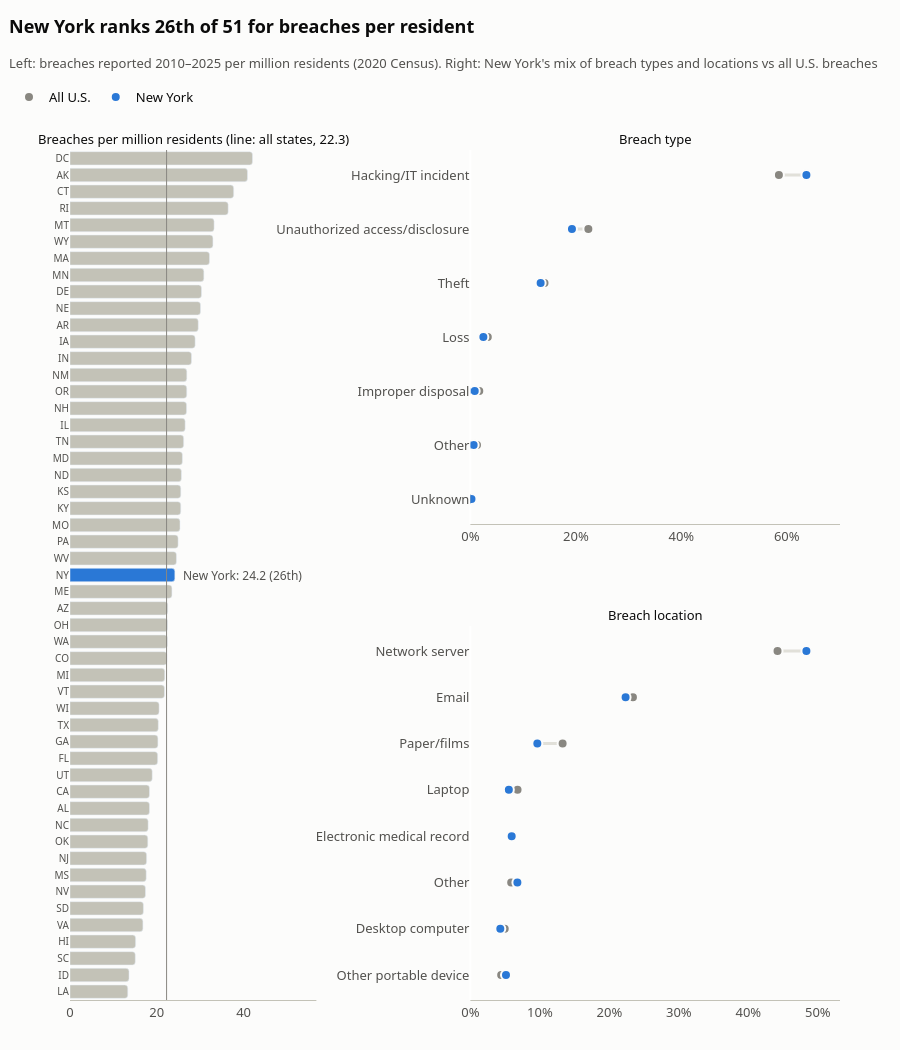

The notebook cell saved with this chart:
### Markdown cell above
## 5. States: breaches per resident, and New York's profile

Big states naturally report more breaches, so states are ranked by **breaches per million residents**, using each state's 2020 Census population (`data/raw/state_population.csv`; the source is in the README). The count covers 2010–2025. New York's breaches are then compared with the national pattern: the share of breaches involving each type and each location.

Caveats to keep in mind:

- A breach is counted in the state of the organization that reported it, not where the affected people live. A large insurer can affect people across the country.
- One population figure, from 2020, is used for all 16 years.
- States with few breaches can move several places because of a handful of reports.
- Puerto Rico and records without a state are left out of the ranking.

### Code cell
# 2020 Census resident population for the 50 states and DC (U.S. Census Bureau; source details in README.md)
population = pd.read_csv(POPULATION_PATH)

state_rates = (
    full_years.loc[full_years["state"].isin(population["state"])]
    .groupby("state").size().rename("breaches")
    .reindex(population["state"].tolist(), fill_value=0).rename_axis("state").reset_index()
    .merge(population, on="state")
)
state_rates["per_million"] = state_rates["breaches"] / state_rates["population_2020"] * 1_000_000
state_rates["rank"] = state_rates["per_million"].rank(ascending=False, method="min").astype(int)
state_rates = state_rates.sort_values("rank", ignore_index=True)
national_rate = state_rates["breaches"].sum() / state_rates["population_2020"].sum() * 1_000_000
ny = state_rates.set_index("state").loc["NY"]

print(f"Left out of the ranking: {full_years['state'].eq('PR').sum()} Puerto Rico breaches, "
      f"{full_years['state'].isna().sum()} with no state")
print(f"All 50 states + DC: {national_rate:.1f} breaches per million residents\n")
print(state_rates[["rank", "state_name", "breaches", "population_2020", "per_million"]].round(1).to_string(index=False))
print(f"\nNew York: {ordinal(ny['rank'])} of {len(state_rates)}, {ny['per_million']:.1f} breaches per million "
      f"({ny['breaches']} breaches, {ny['population_2020']:,} residents)")

flag_labels = {**TYPE_LABELS, **LOCATION_LABELS}
ny_breaches = full_years[full_years["state"].eq("NY")]
pattern = pd.DataFrame({
    "New York": ny_breaches[list(flag_labels)].mean() * 100,
    "All U.S.": full_years[list(flag_labels)].mean() * 100,
})
pattern["Difference (points)"] = pattern["New York"] - pattern["All U.S."]
print(f"\nShare of breaches involving each type and location, New York ({len(ny_breaches)}) vs all U.S. ({len(full_years):,}):")
table_labels = {**{c: f"Type: {n}" for c, n in TYPE_LABELS.items()}, **{c: f"Location: {n}" for c, n in LOCATION_LABELS.items()}}
print(pattern.rename(index=table_labels).round(1).to_string())

fig = make_subplots(
    rows=2, cols=2, column_widths=[0.4, 0.6], horizontal_spacing=0.2, vertical_spacing=0.12,
    specs=[[{"rowspan": 2}, {}], [None, {}]],
    subplot_titles=(f"Breaches per million residents (line: all states, {national_rate:.1f})", "Breach type", "Breach location"),
)
fig.add_trace(go.Bar(
    x=state_rates["per_million"], y=state_rates["state"], orientation="h", showlegend=False,
    marker=dict(color=[BLUE if state == "NY" else CONTEXT_GRAY for state in state_rates["state"]], cornerradius=3),
    customdata=state_rates[["state_name", "breaches", "rank"]],
    hovertemplate="%{customdata[0]}: %{x:.1f} per million (%{customdata[1]} breaches, rank %{customdata[2]})<extra></extra>",
), row=1, col=1)
fig.add_vline(x=national_rate, line=dict(color=MUTED_GRAY, width=1), row=1, col=1)
fig.update_yaxes(autorange="reversed", showgrid=False, tickfont=dict(size=10), row=1, col=1)
fig.update_xaxes(showgrid=True, gridcolor=GRID, range=[0, state_rates["per_million"].max() * 1.35], row=1, col=1)

# Dumbbells: New York (blue) vs all U.S. (gray), joined by a thin line
for row, columns in ((1, list(TYPE_LABELS)), (2, list(LOCATION_LABELS))):
    part = pattern.loc[columns].sort_values("All U.S.", ascending=False)
    names = [flag_labels[column] for column in part.index]
    xs, ys = [], []
    for name, us_share, ny_share in zip(names, part["All U.S."], part["New York"]):
        xs += [us_share, ny_share, None]
        ys += [name, name, None]
    fig.add_trace(go.Scatter(x=xs, y=ys, mode="lines", line=dict(color=GRID, width=3), hoverinfo="skip",
                             showlegend=False), row=row, col=2)
    for name, color in (("All U.S.", MUTED_GRAY), ("New York", BLUE)):
        fig.add_trace(go.Scatter(
            x=part[name], y=names, mode="markers", name=name, legendgroup=name, showlegend=(row == 1),
            marker=dict(color=color, size=10, line=dict(color=SURFACE, width=2)),
            hovertemplate=f"{name}: %{{x:.1f}}%<extra>%{{y}}</extra>",
        ), row=row, col=2)
    fig.update_yaxes(autorange="reversed", showgrid=False, row=row, col=2)
    fig.update_xaxes(showgrid=True, gridcolor=GRID, ticksuffix="%",
                     range=[0, part[["New York", "All U.S."]].max().max() * 1.1], row=row, col=2)

style(fig, f"New York ranks {ordinal(ny['rank'])} of {len(state_rates)} for breaches per resident",
      f"Left: breaches reported {FIRST_YEAR}–{LAST_YEAR} per million residents (2020 Census). "
      "Right: New York's mix of breach types and locations vs all U.S. breaches", height=1050)
label(fig, ny["per_million"], "NY", f"New York: {ny['per_million']:.1f} ({ordinal(ny['rank'])})", row=1, col=1,
      xanchor="left", xshift=6)
save_and_show(fig, "q5_states")

### Figure 1 — Plotly figure (JSON) as saved in the notebook; plotly's stock layout.template omitted (floating-point values rounded to 4 significant figures; data arrays with more than 128 entries replaced by an {"elided": "..."} marker saying what was removed)
{"data": [{"customdata": {"elided": "51x3 mixed values"}, "hovertemplate": "%{customdata[0]}: %{x:.1f} per million (%{customdata[1]} breaches, rank %{customdata[2]})<extra></extra>", "marker": {"color": ["#c3c2b7", "#c3c2b7", "#c3c2b7", "#c3c2b7", "#c3c2b7", "#c3c2b7", "#c3c2b7", "#c3c2b7", "#c3c2b7", "#c3c2b7", "#c3c2b7", "#c3c2b7", "#c3c2b7", "#c3c2b7", "#c3c2b7", "#c3c2b7", "#c3c2b7", "#c3c2b7", "#c3c2b7", "#c3c2b7", "#c3c2b7", "#c3c2b7", "#c3c2b7", "#c3c2b7", "#c3c2b7", "#2a78d6", "#c3c2b7", "#c3c2b7", "#c3c2b7", "#c3c2b7", "#c3c2b7", "#c3c2b7", "#c3c2b7", "#c3c2b7", "#c3c2b7", "#c3c2b7", "#c3c2b7", "#c3c2b7", "#c3c2b7", "#c3c2b7", "#c3c2b7", "#c3c2b7", "#c3c2b7", "#c3c2b7", "#c3c2b7", "#c3c2b7", "#c3c2b7", "#c3c2b7", "#c3c2b7", "#c3c2b7", "#c3c2b7"], "cornerradius": 3}, "orientation": "h", "showlegend": false, "type": "bar", "x": [42.06, 40.91, 37.72, 36.45, 33.2, 32.94, 32.15, 30.84, 30.3, 30.08, 29.55, 28.84, 28.0, 26.92, 26.9, 26.86, 26.54, 26.19, 25.9, 25.67, 25.53, 25.52, 25.35, 24.92, 24.53, 24.16, 23.49, 22.51, 22.46, 22.45, 22.34, 21.83, 21.77, 20.53, 20.35, 20.26, 20.2, 18.95, 18.31, 18.31, 18.01, 17.93, 17.66, 17.56, 17.39, 16.92, 16.8, 15.12, 15.04, 13.59, 13.31], "xaxis": "x", "y": ["DC", "AK", "CT", "RI", "MT", "WY", "MA", "MN", "DE", "NE", "AR", "IA", "IN", "NM", "OR", "NH", "IL", "TN", "MD", "ND", "KS", "KY", "MO", "PA", "WV", "NY", "ME", "AZ", "OH", "WA", "CO", "MI", "VT", "WI", "TX", "GA", "FL", "UT", "CA", "AL", "NC", "OK", "NJ", "MS", "NV", "SD", "VA", "HI", "SC", "ID", "LA"], "yaxis": "y"}, {"hoverinfo": "skip", "line": {"color": "#e1e0d9", "width": 3}, "mode": "lines", "showlegend": false, "type": "scatter", "x": [58.51, 63.73, null, 22.37, 19.26, null, 14.05, 13.32, null, 3.298, 2.459, null, 1.683, 0.8197, null, 1.252, 0.6148, null, 0.2154, 0.2049, null], "xaxis": "x2", "y": ["Hacking/IT incident", "Hacking/IT incident", null, "Unauthorized access/disclosure", "Unauthorized access/disclosure", null, "Theft", "Theft", null, "Loss", "Loss", null, "Improper disposal", "Improper disposal", null, "Other", "Other", null, "Unknown", "Unknown", null], "yaxis": "y2"}, {"hovertemplate": "All U.S.: %{x:.1f}%<extra>%{y}</extra>", "legendgroup": "All U.S.", "marker": {"color": "#898781", "line": {"color": "#fcfcfb", "width": 2}, "size": 10}, "mode": "markers", "name": "All U.S.", "showlegend": true, "type": "scatter", "x": [58.51, 22.37, 14.05, 3.298, 1.683, 1.252, 0.2154], "xaxis": "x2", "y": ["Hacking/IT incident", "Unauthorized access/disclosure", "Theft", "Loss", "Improper disposal", "Other", "Unknown"], "yaxis": "y2"}, {"hovertemplate": "New York: %{x:.1f}%<extra>%{y}</extra>", "legendgroup": "New York", "marker": {"color": "#2a78d6", "line": {"color": "#fcfcfb", "width": 2}, "size": 10}, "mode": "markers", "name": "New York", "showlegend": true, "type": "scatter", "x": [63.73, 19.26, 13.32, 2.459, 0.8197, 0.6148, 0.2049], "xaxis": "x2", "y": ["Hacking/IT incident", "Unauthorized access/disclosure", "Theft", "Loss", "Improper disposal", "Other", "Unknown"], "yaxis": "y2"}, {"hoverinfo": "skip", "line": {"color": "#e1e0d9", "width": 3}, "mode": "lines", "showlegend": false, "type": "scatter", "x": [44.21, 48.36, null, 23.39, 22.34, null, 13.27, 9.631, null, 6.784, 5.533, null, 5.977, 5.943, null, 5.869, 6.762, null, 4.94, 4.303, null, 4.429, 5.123, null], "xaxis": "x3", "y": ["Network server", "Network server", null, "Email", "Email", null, "Paper/films", "Paper/films", null, "Laptop", "Laptop", null, "Electronic medical record", "Electronic medical record", null, "Other", "Other", null, "Desktop computer", "Desktop computer", null, "Other portable device", "Other portable device", null], "yaxis": "y3"}, {"hovertemplate": "All U.S.: %{x:.1f}%<extra>%{y}</extra>", "legendgroup": "All U.S.", "marker": {"color": "#898781", "line": {"color": "#fcfcfb", "width": 2}, "size": 10}, "mode": "markers", "name": "All U.S.", "showlegend": false, "type": "scatter", "x": [44.21, 23.39, 13.27, 6.784, 5.977, 5.869, 4.94, 4.429], "xaxis": "x3", "y": ["Network server", "Email", "Paper/films", "Laptop", "Electronic medical record", "Other", "Desktop computer", "Other portable device"], "yaxis": "y3"}, {"hovertemplate": "New York: %{x:.1f}%<extra>%{y}</extra>", "legendgroup": "New York", "marker": {"color": "#2a78d6", "line": {"color": "#fcfcfb", "width": 2}, "size": 10}, "mode": "markers", "name": "New York", "showlegend": false, "type": "scatter", "x": [48.36, 22.34, 9.631, 5.533, 5.943, 6.762, 4.303, 5.123], "xaxis": "x3", "y": ["Network server", "Email", "Paper/films", "Laptop", "Electronic medical record", "Other", "Desktop computer", "Other portable device"], "yaxis": "y3"}], "layout": {"annotations": [{"font": {"color": "#0b0b0b", "size": 13}, "showarrow": false, "text": "Breaches per million residents (line: all states, 22.3)", "x": 0.16, "xanchor": "center", "xref": "paper", "y": 1.0, "yanchor": "bottom", "yref": "paper"}, {"font": {"color": "#0b0b0b", "size": 13}, "showarrow": false, "text": "Breach type", "x": 0.76, "xanchor": "center", "xref": "paper", "y": 1.0, "yanchor": "bottom", "yref": "paper"}, {"font": {"color": "#0b0b0b", "size": 13}, "showarrow": false, "text": "Breach location", "x": 0.76, "xanchor": "center", "xref": "paper", "y": 0.44, "yanchor": "bottom", "yref": "paper"}, {"font": {"color": "#52514e", "size": 12}, "showarrow": false, "text": "New York: 24.2 (26th)", "x": 24.16, "xanchor": "left", "xref": "x", "xshift": 6, "y": "NY", "yref": "y"}], "font": {"color": "#0b0b0b", "family": "system-ui, -apple-system, \"Segoe UI\", sans-serif", "size": 13}, "height": 1050, "hoverlabel": {"bgcolor": "white", "bordercolor": "#e1e0d9", "font": {"color": "#0b0b0b"}}, "legend": {"orientation": "h", "title": {"text": ""}, "x": 0.01, "xanchor": "left", "xref": "container", "y": 0.9219, "yanchor": "top", "yref": "container"}, "margin": {"b": 50, "l": 70, "r": 60, "t": 150}, "paper_bgcolor": "#fcfcfb", "plot_bgcolor": "#fcfcfb", "shapes": [{"line": {"color": "#898781", "width": 1}, "type": "line", "x0": 22.25, "x1": 22.25, "xref": "x", "y0": 0, "y1": 1, "yref": "y domain"}], "title": {"subtitle": {"font": {"color": "#52514e", "size": 13}, "text": "Left: breaches reported 2010–2025 per million residents (2020 Census). Right: New York's mix of breach types and locations vs all U.S. breaches"}, "text": "<b>New York ranks 26th of 51 for breaches per resident</b>", "x": 0.01, "xanchor": "left", "xref": "container", "y": 0.981, "yanchor": "top", "yref": "container"}, "xaxis": {"anchor": "y", "domain": [0.0, 0.32], "gridcolor": "#e1e0d9", "linecolor": "#c3c2b7", "range": [0, 56.78], "showgrid": false, "tickfont": {"color": "#52514e"}}, "xaxis2": {"anchor": "y2", "domain": [0.52, 1.0], "gridcolor": "#e1e0d9", "linecolor": "#c3c2b7", "range": [0, 70.1], "showgrid": false, "tickfont": {"color": "#52514e"}, "ticksuffix": "%"}, "xaxis3": {"anchor": "y3", "domain": [0.52, 1.0], "gridcolor": "#e1e0d9", "linecolor": "#c3c2b7", "range": [0, 53.2], "showgrid": false, "tickfont": {"color": "#52514e"}, "ticksuffix": "%"}, "yaxis": {"anchor": "x", "autorange": "reversed", "domain": [0.0, 1.0], "gridcolor": "#e1e0d9", "gridwidth": 1, "showgrid": false, "tickfont": {"color": "#52514e", "size": 10}, "zeroline": false}, "yaxis2": {"anchor": "x2", "autorange": "reversed", "domain": [0.56, 1.0], "gridcolor": "#e1e0d9", "gridwidth": 1, "showgrid": false, "tickfont": {"color": "#52514e"}, "zeroline": false}, "yaxis3": {"anchor": "x3", "autorange": "reversed", "domain": [0.0, 0.44], "gridcolor": "#e1e0d9", "gridwidth": 1, "showgrid": false, "tickfont": {"color": "#52514e"}, "zeroline": false}}}
